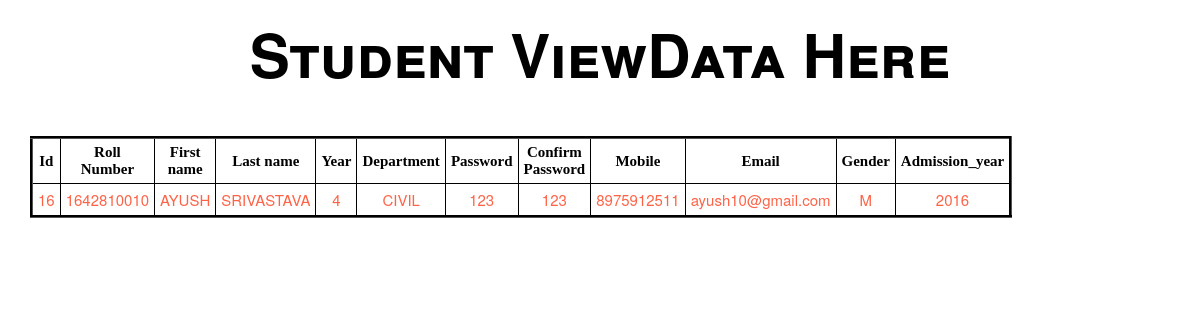
The app's page /StudentView/ (signed in) with its own data.
### feedbackprojectapp/models.py (models this page shows, shortened)
class StudentRegistration(models.Model):
    rollno = models.IntegerField(null=True)
    firstname = models.CharField(max_length=30)
    lastname = models.CharField( max_length=30)
    YEAR_CHOICES = (
        ('1', 'FIRSTYEAR'),
        ('2', 'SECONDYEAR'),
        ('3', 'THIRDYEAR'),
        ('4', 'FORTHYEAR'),
    )
    year = models.CharField(max_length=1, choices=YEAR_CHOICES, null=True)
    department = models.ForeignKey(DepartmentDatabase, on_delete=models.CASCADE, null=True)
    password = models.CharField(max_length=30, null=True)
    confirmpassword = models.CharField(max_length=30, null=True)
    mobile = models.BigIntegerField(unique=True)
    email = models.EmailField(unique=True)
    GENDER_CHOICES = (
        ('M', 'Male'),
        ('F', 'Female'),
        ('O','Other')
    )
    gender = models.CharField(max_length=1, choices=GENDER_CHOICES, null=True)
    admission_year = models.IntegerField(null=True, blank=True)
    class Meta:
        db_table = 'students'
        ordering =['rollno']

class DepartmentDatabase(models.Model):
    department_name = models.CharField(max_length=30)
    department_head = models.CharField(max_length=30)
    class Meta:
        db_table ='department'
    def __str__(self):
        return self.department_name

### feedbackprojectapp/views.py (the view)
# urls.py: path('StudentView/',StudentView.as_view(),name='StudentView'),
class StudentView(TemplateView):
    template_name = 'studentview.html'
    def get(self, request, *args, **kwargs):
        if not 'login' in self.request.session:
            return HttpResponseRedirect(reverse('StudentLogin'))
        else:
            return self.render_to_response(self.get_context_data(**kwargs))
    def get_context_data(self, **kwargs):
        data = self.request.session['data']
        context = super().get_context_data(**kwargs)
        context["studentviewForm"] = StudentRegistration.objects.filter(pk=data)
        return context

### templates/studentview.html (shortened to what this page needs)
{% load static %}
<html>
    <head>
        <link rel="stylesheet" href="https://maxcdn.bootstrapcdn.com/bootstrap/3.3.7/css/bootstrap.min.css">
        <link rel="stylesheet" href="https://maxcdn.bootstrapcdn.com/bootstrap/3.3.7/css/bootstrap-theme.min.css">
    </head>
<body>
<div class="container-fluid">
  <h1>Student ViewData Here</h1>
</div>
<br><br>
<div class="container">
    <div class="row">
        <div class="col-md-offset col-md-4">
            <form method="POST">
                 <table border="3px solid black">
                     <thead>
                       <tr>
                           <th>Id</th>
                           <th>Roll Number</th>
                           <th >First name</th>
                           <th>Last name</th>
                           <th>Year</th>
                           <th>Department</th>
                           <th>Password</th>
                           <th>Confirm Password</th>
                           <th>Mobile</th>
                           <th>Email</th>
                           <th>Gender</th>
                           <th>Admission_year</th>
                       </tr>
                     </thead>
                     <tbody>
                       {% for i in studentviewForm %}
                           <tr>
                               <td>{{ i.id }}</td>
                               <td>{{i.rollno}}</td>
                               <td>{{ i.firstname }}</td>
                               <td>{{ i.lastname }}</td>
                               <td>{{ i.year }}</td>
                               <td>{{i.department}}</td>
                               <td>{{ i.password }}</td>
                               <td>{{ i.confirmpassword }}</td>
                               <td>{{i.mobile}}</td>
                               <td>{{ i.email }}</td>
                               <td>{{ i.gender }}</td>
                               <td>{{i.admission_year}}</td>
                           </tr>
                       {% endfor %}
                     </tbody>
                 </table>
            <br>
                <br>
            </form>
        </div>
    </div>
</div>
</body>
</html>

### templates/studentview.html (style rules this page uses)
* { padding: 0px; margin: 0px; }
body { background:url("https://images.unsplash.com/photo-1532094349884-543bc11b234d?ixlib=rb-1.2.1&auto=format&fit=crop&w=500&q=60"); background-repeat:no-repeat; background-size:cover; color:white; }
h1 { text-align:center; color:black; font-size:60px; font-weight: bold; font-variant: small-caps; text-shadow: 5px 5px white ; }
table { color: white; border-style: outset; border-color: black; background-color: white; }
th { font-family:Algerian; text-align: center; color: black; font-size: 15px; padding:5px; }
td { text-align: center; color: Tomato; font-size: 15px; padding:5px; }

### records on screen
StudentRegistration: id "16", rollno "1642810010", firstname "AYUSH", lastname "SRIVASTAVA", year "4", department "CIVIL", password "123", confirmpassword "123", mobile "8975912511", email "ayush10@gmail.com", gender "M", admission_year "2016"
